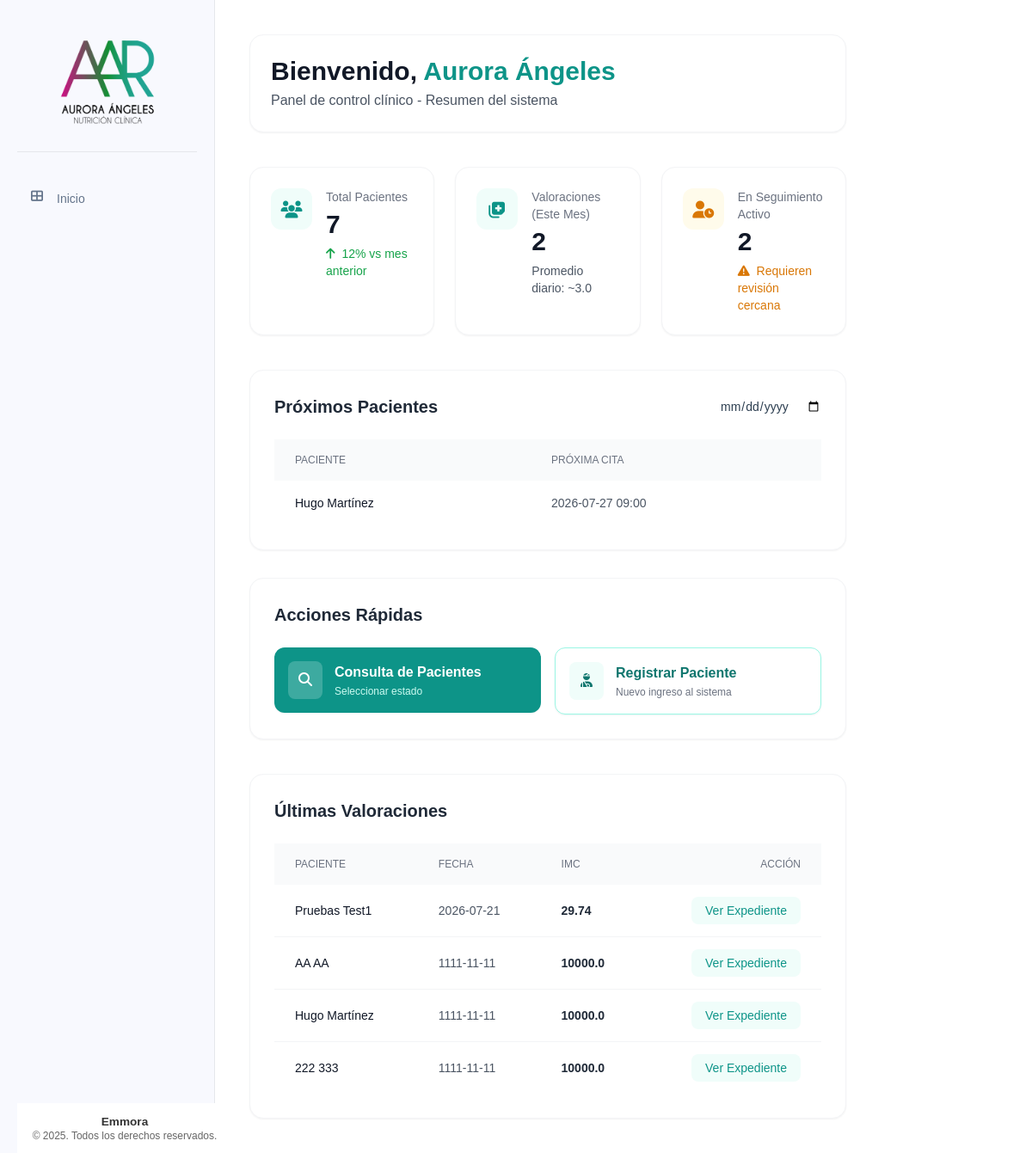
The page / on the database its author committed.
### tables this page shows
CREATE TABLE pacientes (
    id INTEGER PRIMARY KEY AUTOINCREMENT,
    nombre TEXT NOT NULL,
    apellido_paterno TEXT NOT NULL,
    apellido_materno TEXT NOT NULL,
    fecha_nacimiento DATE NOT NULL,
    telefono TEXT NOT NULL,
    correo TEXT UNIQUE NOT NULL,
    ciudad TEXT NOT NULL,
    fecha_registro TIMESTAMP DEFAULT CURRENT_TIMESTAMP,
    status TEXT NOT NULL DEFAULT 'activo' CHECK (status IN ('activo', 'inactivo'))
);

CREATE TABLE valoracion_antropometrica (
    id INTEGER PRIMARY KEY AUTOINCREMENT,
    paciente_id INTEGER NOT NULL,
    numero_cita INTEGER NOT NULL,
    fecha DATE NOT NULL,
    estatura FLOAT NOT NULL,
    peso FLOAT NOT NULL,
    imc FLOAT NOT NULL,
    grasa FLOAT NOT NULL,
    cintura FLOAT NOT NULL,
    torax FLOAT NOT NULL,
    brazo FLOAT NOT NULL,
    cadera FLOAT NOT NULL,
    pierna FLOAT NOT NULL,
    pantorrilla FLOAT NOT NULL,
    tension_arterial TEXT NOT NULL,
    frecuencia_cardiaca INTEGER NOT NULL,
    bicep FLOAT NOT NULL,
    tricep FLOAT NOT NULL,
    suprailiaco FLOAT NOT NULL,
    subescapular FLOAT NOT NULL,
    femoral FLOAT,
    porcentaje_grasa TEXT NOT NULL,
    --porcentaje_grasa_fem FLOAT NOT NULL,
    ultima_dieta TEXT,
    FOREIGN KEY (paciente_id) REFERENCES pacientes (id)
);

### app/controllers/main.py (the view)
@main.route('/')
def index():
    total_pacientes = Paciente.contar_activos()
    valoraciones_mes = ValoracionAntropometrica.contar_mes_vigente()
    pacientes_seguimiento = Paciente.contar_en_seguimiento()
    proximos_pacientes = Paciente.obtener_proximos(limite=5)
    actividad_reciente = ValoracionAntropometrica.obtener_recientes(limite=5)
    return render_template('base/index.html',
                           total_pacientes=total_pacientes,
                           valoraciones_mes=valoraciones_mes,
                           pacientes_seguimiento=pacientes_seguimiento,
                           proximos_pacientes=proximos_pacientes,
                           actividad_reciente=actividad_reciente)

### app/db.py (called while the page is built)
def get_db():
    if 'db' not in g:
        try:
            g.db = sqlite3.connect(
                'pacientes.db',
                detect_types=sqlite3.PARSE_DECLTYPES
            )
            g.db.row_factory = sqlite3.Row
        except sqlite3.Error as e:
            logger.error(f"Error crítico al conectar con la base de datos SQLite: {e}")
            raise e
    return g.db

def query_db(query, args=(), one=False):
    try:
        cur = get_db().execute(query, args)
        rv = cur.fetchall()
        cur.close()
        return (rv[0] if rv else None) if one else rv
    except sqlite3.Error as e:
        logger.error(f"Error al ejecutar query: {query}. Args: {args}. Detalle: {e}")
        raise e

### app/models/paciente.py (called while the page is built)
    @staticmethod
    def contar_activos():
        return query_db("SELECT COUNT(*) as total FROM pacientes WHERE status = 'activo'", one=True)['total']

    @staticmethod
    def contar_en_seguimiento():
        return query_db('''
            SELECT COUNT(*) as total
            FROM (
                SELECT paciente_id
                FROM valoracion_antropometrica
                GROUP BY paciente_id
                HAVING COUNT(*) > 1
            )
        ''', one=True)['total']

    @staticmethod
    def obtener_proximos(limite=5):
        return query_db('''
            SELECT p.nombre, p.apellido_paterno, (c.fecha || ' ' || c.hora) as proxima_cita
            FROM pacientes p
            JOIN citas c ON p.id = c.paciente_id
            WHERE (c.fecha || ' ' || c.hora) >= datetime('now')
            ORDER BY c.fecha ASC, c.hora ASC
            LIMIT ?
        ''', [limite])

### app/models/valoracion_antropometrica.py (called while the page is built)
    @staticmethod
    def contar_mes_vigente():
        return query_db('''
            SELECT COUNT(*) as total
            FROM valoracion_antropometrica
            WHERE strftime('%Y-%m', fecha) = strftime('%Y-%m', 'now')
        ''', one=True)['total']

    @staticmethod
    def obtener_recientes(limite=5):
        return query_db('''
            SELECT va.*, p.nombre, p.apellido_paterno
            FROM valoracion_antropometrica va
            JOIN pacientes p ON va.paciente_id = p.id
            WHERE va.id IN (
                SELECT id FROM valoracion_antropometrica
                WHERE id IN (
                    SELECT MAX(id) FROM valoracion_antropometrica GROUP BY paciente_id
                )
            )
            ORDER BY va.fecha DESC
            LIMIT ?
        ''', [limite])

### app/templates/base/index.html (shortened to what this page needs)
{% extends "base/base.html" %}
{% block content %}
<header class="flex flex-col md:flex-row md:items-center justify-between gap-4 bg-white p-6 rounded-2xl shadow-sm border border-gray-100">
    <div>
        <h1 class="text-3xl font-bold text-gray-900">Bienvenido, <span class="text-teal-600">Aurora Ángeles</span></h1>
        <p class="text-gray-600 mt-1">Panel de control clínico - Resumen del sistema</p>
    </div>
</header>
<section class="grid grid-cols-1 sm:grid-cols-2 lg:grid-cols-3 gap-6">
    <article class="bg-white p-6 rounded-2xl shadow-sm border border-gray-100 flex items-start gap-4 transform hover:scale-[1.02] transition-transform duration-300">
        <div class="p-3 rounded-xl bg-teal-50 text-teal-600">
            <i class="fas fa-users fa-lg w-6 h-6 flex items-center justify-center"></i>
        </div>
        <div>
            <p class="text-sm font-medium text-gray-500">Total Pacientes</p>
            <h3 class="text-3xl font-bold text-gray-900 mt-1">{{ total_pacientes }}</h3>
            <p class="text-sm text-green-600 mt-1.5">
                <i class="fas fa-arrow-up mr-1"></i> 12% vs mes anterior
            </p>
        </div>
    </article>
    <article class="bg-white p-6 rounded-2xl shadow-sm border border-gray-100 flex items-start gap-4 transform hover:scale-[1.02] transition-transform duration-300">
        <div class="p-3 rounded-xl bg-teal-50 text-teal-600">
            <i class="fas fa-notes-medical fa-lg w-6 h-6 flex items-center justify-center"></i>
        </div>
        <div>
            <p class="text-sm font-medium text-gray-500">Valoraciones (Este Mes)</p>
            <h3 class="text-3xl font-bold text-gray-900 mt-1">{{ valoraciones_mes }}</h3>
            <p class="text-sm text-gray-600 mt-1.5">
                Promedio diario: ~3.0
            </p>
        </div>
    </article>
    <article class="bg-white p-6 rounded-2xl shadow-sm border border-gray-100 flex items-start gap-4 transform hover:scale-[1.02] transition-transform duration-300">
        <div class="p-3 rounded-xl bg-amber-50 text-amber-600">
            <i class="fas fa-user-clock fa-lg w-6 h-6 flex items-center justify-center"></i>
        </div>
        <div>
            <p class="text-sm font-medium text-gray-500">En Seguimiento Activo</p>
            <h3 class="text-3xl font-bold text-gray-900 mt-1">{{ pacientes_seguimiento }}</h3>
            <p class="text-sm text-amber-600 mt-1.5">
                <i class="fas fa-exclamation-triangle mr-1"></i> Requieren revisión cercana
            </p>
        </div>
    </article>
</section>
<section class="grid grid-cols-1 xl:grid-cols-3 gap-8 items-start">
    <div class="xl:col-span-2 bg-white p-7 rounded-2xl shadow-sm border border-gray-100">
        <div class="flex items-center justify-between mb-6">
            <h2 class="text-xl font-semibold text-gray-800">Próximos Pacientes</h2>
            <input type="date" class="text-sm border-gray-200 rounded-lg focus:ring-teal-500 focus:border-teal-500">
        </div>
        <div class="overflow-x-auto">
            <table class="w-full text-sm text-left">
                <thead class="text-xs text-gray-500 uppercase bg-gray-50 rounded-lg">
                    <tr>
                        <th class="px-6 py-4 font-medium">Paciente</th>
                        <th class="px-6 py-4 font-medium">Próxima Cita</th>
                    </tr>
                </thead>
                <tbody class="divide-y divide-gray-100">
                    {% for p in proximos_pacientes %}
                    <tr class="bg-white hover:bg-gray-50/50 transition-colors">
                        <td class="px-6 py-4 font-medium text-gray-900">{{ p.nombre }} {{ p.apellido_paterno }}</td>
                        <td class="px-6 py-4 text-gray-600">{{ p.proxima_cita }}</td>
                    </tr>
                    {% endfor %}
                </tbody>
            </table>
        </div>
    </div>
    <aside class="bg-white p-7 rounded-2xl shadow-sm border border-gray-100 space-y-6">
        <h2 class="text-xl font-semibold text-gray-800">Acciones Rápidas</h2>
        <div class="grid grid-cols-1 sm:grid-cols-2 xl:grid-cols-1 gap-4">
            <div x-data="{ modalOpen: false }">
                <button @click="modalOpen = true" class="flex items-center gap-3.5 p-4 w-full bg-teal-600 hover:bg-teal-700 text-white rounded-xl transition duration-150 shadow-sm hover:shadow text-left">
                    <div class="bg-white/20 p-2.5 rounded-lg">
                        <i class="fas fa-search fa-fw"></i>
                    </div>
                    <div>
                        <span class="font-semibold block">Consulta de Pacientes</span>
                        <span class="text-xs text-teal-100 block mt-0.5">Seleccionar estado</span>
                    </div>
                </button>
            </div>
            <a href="{{ url_for('pacientes.nuevo_paciente') }}" class="flex items-center gap-3.5 p-4 w-full bg-white hover:bg-gray-50 text-teal-700 border border-teal-200 rounded-xl transition duration-150 shadow-sm hover:shadow text-left">
                <div class="bg-teal-50 p-2.5 rounded-lg">
                    <i class="fas fa-user-injured fa-fw"></i>
                </div>
                <div>
                    <span class="font-semibold block">Registrar Paciente</span>
                    <span class="text-xs text-gray-500 block mt-0.5">Nuevo ingreso al sistema</span>
                </div>
            </a>
        </div>
    </aside>
</section>
<section class="bg-white p-7 rounded-2xl shadow-sm border border-gray-100">
    <div class="mb-6">
        <h2 class="text-xl font-semibold text-gray-800">Últimas Valoraciones</h2>
    </div>
    <div class="overflow-x-auto relative no-scrollbar">
        <table class="w-full text-sm text-left">
            <thead class="text-xs text-gray-500 uppercase bg-gray-50 rounded-lg">
                <tr>
                    <th scope="col" class="px-6 py-4 font-medium">Paciente</th>
                    <th scope="col" class="px-6 py-4 font-medium">Fecha</th>
                    <th scope="col" class="px-6 py-4 font-medium">IMC</th>
                    <th scope="col" class="px-6 py-4 font-medium text-right">Acción</th>
                </tr>
            </thead>
            <tbody class="divide-y divide-gray-100">
                {% for val in actividad_reciente %}
                <tr class="bg-white hover:bg-gray-50/50 transition-colors">
                    <td class="px-6 py-5 font-medium text-gray-900">
                        {{ val.nombre }} {{ val.apellido_paterno }}
                    </td>
                    <td class="px-6 py-5 text-gray-600">{{ val.fecha }}</td>
                    <td class="px-6 py-5 font-semibold text-gray-800">{{ val.imc }}</td>
                    <td class="px-6 py-5 text-right">
                        <a href="{{ url_for('pacientes.detalle_paciente', id=val.paciente_id) }}" class="text-teal-600 hover:text-teal-900 font-medium bg-teal-50 hover:bg-teal-100 px-4 py-2 rounded-lg transition">Ver Expediente</a>
                    </td>
                </tr>
                {% endfor %}
            </tbody>
        </table>
    </div>
</section>
{% endblock %}

### app/static/css/components/_tables.css (style rules this page uses)
.text-right { text-align: right; }

### app/static/css/style.css (style rules this page uses)
body { font-family: Arial, sans-serif; margin: 0; padding: 0; color: #2c3e50; }
.text-right { text-align: right; }

### rows shown on the page
pacientes: nombre "Hugo", apellido_paterno "Martínez", proxima_cita "2026-07-27 09:00"
valoracion_antropometrica: nombre "Pruebas", apellido_paterno "Test1", fecha "2026-07-21", imc "29.74"
valoracion_antropometrica: nombre "AA", apellido_paterno "AA", fecha "1111-11-11", imc "10000.0"
valoracion_antropometrica: nombre "Hugo", apellido_paterno "Martínez", fecha "1111-11-11", imc "10000.0"
valoracion_antropometrica: nombre "222", apellido_paterno "333", fecha "1111-11-11", imc "10000.0"

### other values the page prints
{{ total_pacientes }} "7"
{{ valoraciones_mes }} "2"
{{ pacientes_seguimiento }} "2"
